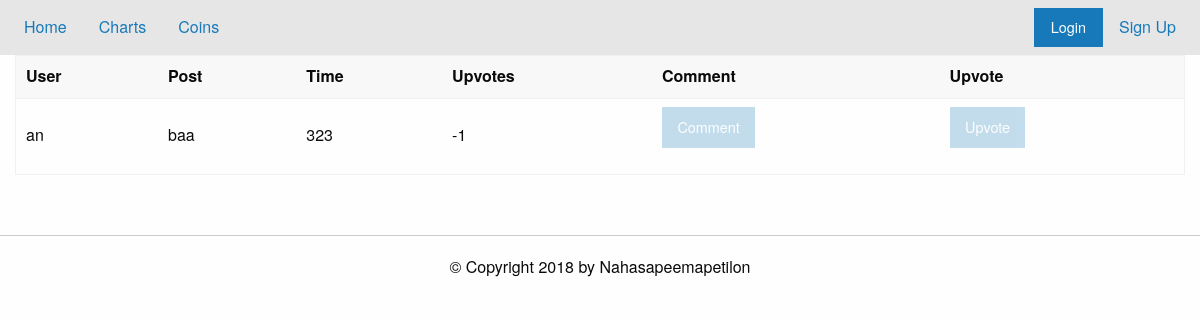
Page /thread?id=2 on the earlier database version.
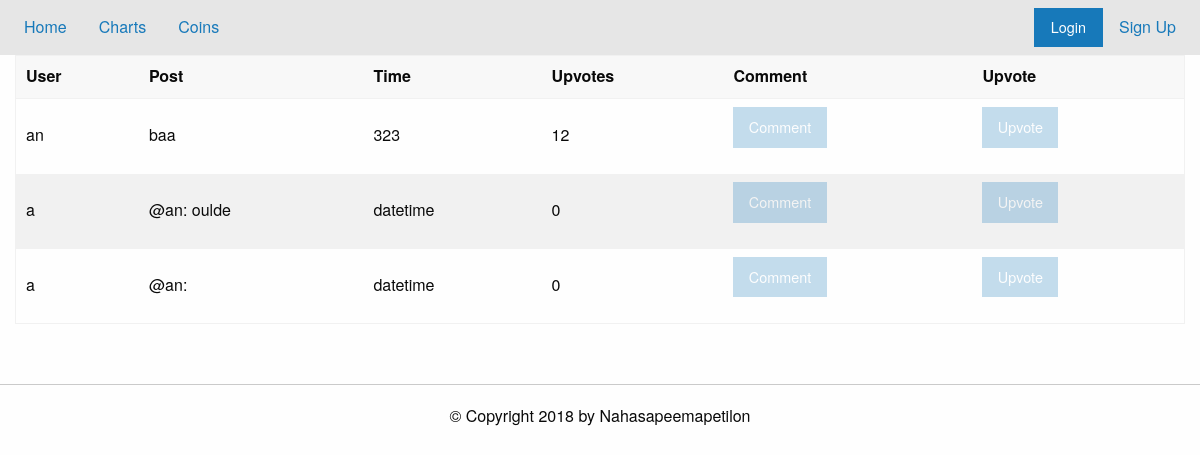
Same page on the later database version.
### tables this page shows
CREATE TABLE t2 (postID INT PRIMARY KEY,post TEXT,user TEXT,time TEXT,upvote INT,whoVote TEXT);

### app.py (the view, shortened to what this page needs)
@app.route("/thread", methods=['POST','GET'])
def load_thread():
    if request.method=="GET":
        threadID = request.args.get('id')#or perhaps name?
        print(threadID)
        db = sqlite3.connect('./data/base.db')
        c = db.cursor()
        try:
            posts = dbEditor.viewThread(c, threadID)
            db.close()
            return render_template('thread.html', notLoggedIn=noUser(), posts=posts, threadname=posts[0][1], threadID=threadID)
        except:
            flash("Thread not Found")
            return redirect('/')

### app.py (called while the page is built)
def noUser():
    return 'username' not in session.keys()

### util/dbEditor.py (called while the page is built)
def viewThread(cursor,threadID):
    v = "SELECT user,post,time,postID,upvote,whoVote FROM t" + str(threadID) + ";" # not the people who upvote
    val = list(cursor.execute(v))
    return val

### templates/thread.html (shortened to what this page needs)
{% extends "forum.html" %}
{% block content %}
<div class="grid-container">
{% set msgs = get_flashed_messages() %}
  <div class="table-scroll">
<table class="hover">
  <thead><tr>
      <th> User </th><th> Post </th><th> Time </th><th> Upvotes </th>
      <th> Comment</th><th> Upvote</th>
  </tr></thead>
  <tbody>
    {% for post in posts %}
    <tr>
      <td id="{{post[3]}}">{{post[0]}}</td><td>{{post[1]}}</td>
      <td>{{post[2]}}</td><td>{{post[4]}}</td>
      <td>
	<button class="button" data-open="addPost{{post[3]}}" {% if notLoggedIn %} disabled {% endif %}> Comment</button>
      </td>
      <td><form action="#" method="POST">
	  <button class="button" value="{{post[3]}},{{threadID}}" name="upvote" {% if notLoggedIn %} disabled {% endif %}>Upvote</button>
      </form></td>
    </tr>
    {% endfor %}
  </tbody>
</table>
</div>
</div>
{% endblock %}

### templates/forum.html (shortened to what this page needs)
{% extends "home.html" %}

### templates/home.html (shortened to what this page needs)
{% extends "layout.html" %}
{% block pageTop %}
<div class="top-bar">
  <div class="top-bar-left"><ul class="menu">
      <li><a href="/">Home</a></li>
      <li><a href="/chart">Charts</a></li>
	  <li><a href="/coins">Coins</a><li>
  </ul></div>
  <div class="top-bar-right"><ul class="menu">
      {% if notLoggedIn %}
      <li><button class="button" type="button" data-toggle="example-dropdown">Login</button>
      </li>
      <li><a href="/register_page"> Sign Up</a></li>
      {% else %}
      <li> <a href="/profile"> Profile</a></li>
      <li> <a href="/logout"> LogOut </a></li>
      {% endif %}
  </ul></div>
</div>
{% endblock %}

### templates/layout.html (shortened to what this page needs)
<!DOCTYPE html>
<html lang="en" >
  <head>
    <link rel="stylesheet" href="https://cdn.jsdelivr.net/npm/foundation-sites@6.5.1/dist/css/foundation.min.css">
    <link rel="stylesheet" href="https://cdnjs.cloudflare.com/ajax/libs/foundation/6.0.1/css/foundation.css">
  </head>
  <body>
    {% block pageTop %}{% endblock %}
    {% block content %}{% endblock %}
    <br><hr>
    <div id="footer" class="grid-container">
      <div class="grid-x grid-padding-x">
	<div class="cell">
      {% block footer %}
      <h6 class="text-center"> &copy; Copyright 2018 by Nahasapeemapetilon</h6>
      {% endblock %}
	</div>
      </div>
    </div>
  </body>
</html>

Differences in the rows shown:
changed t2 "an": upvote "-1" → "12"
added t2: user "a", post "@an: oulde", time "datetime", upvote "0", {{ post[3] }} 2 (drawn)
added t2: user "a", post "@an:", time "datetime", upvote "0", {{ post[3] }} 3 (drawn)
